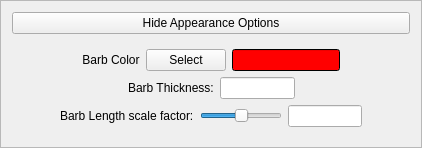
      <widget class="QFrame" name="bigFooFrame">
       <property name="sizePolicy">
        <sizepolicy hsizetype="Minimum" vsizetype="Preferred">
         <horstretch>0</horstretch>
         <verstretch>0</verstretch>
        </sizepolicy>
       </property>
       <property name="maximumSize">
        <size>
         <width>422</width>
         <height>16777215</height>
        </size>
       </property>
       <property name="whatsThis">
        <string>These options concern the appearance of barbs.</string>
       </property>
       <property name="frameShape">
        <enum>QFrame::StyledPanel</enum>
       </property>
       <property name="frameShadow">
        <enum>QFrame::Plain</enum>
       </property>
       <property name="lineWidth">
        <number>0</number>
       </property>
       <layout class="QHBoxLayout" name="horizontalLayout_13">
        <item>
         <layout class="QVBoxLayout" name="verticalLayout_3">
          <item>
           <widget class="QPushButton" name="showHideAppearanceButton">
            <property name="whatsThis">
             <string>Click to toggle the display of appearance options</string>
            </property>
            <property name="text">
             <string>Hide Appearance Options</string>
            </property>
           </widget>
          </item>
          <item>
           <widget class="QFrame" name="appearanceFrame">
            <property name="frameShape">
             <enum>QFrame::NoFrame</enum>
            </property>
            <property name="frameShadow">
             <enum>QFrame::Plain</enum>
            </property>
            <property name="lineWidth">
             <number>0</number>
            </property>
            <layout class="QHBoxLayout" name="horizontalLayout_12">
             <item>
              <layout class="QVBoxLayout" name="verticalLayout_2">
               <item>
                <layout class="QHBoxLayout" name="horizontalLayout_6">
                 <item>
                  <spacer name="horizontalSpacer_4">
                   <property name="orientation">
                    <enum>Qt::Horizontal</enum>
                   </property>
                   <property name="sizeHint" stdset="0">
                    <size>
                     <width>40</width>
                     <height>20</height>
                    </size>
                   </property>
                  </spacer>
                 </item>
                 <item>
                  <widget class="QLabel" name="label_3">
                   <property name="text">
                    <string>Barb Color</string>
                   </property>
                   <property name="alignment">
                    <set>Qt::AlignCenter</set>
                   </property>
                  </widget>
                 </item>
                 <item>
                  <widget class="QPushButton" name="colorSelectButton">
                   <property name="toolTip">
                    <string>Click button to select arrow color</string>
                   </property>
                   <property name="whatsThis">
                    <string>Click to select the barb color</string>
                   </property>
                   <property name="text">
                    <string>Select</string>
                   </property>
                  </widget>
                 </item>
                 <item>
                  <widget class="QLineEdit" name="colorBox">
                   <property name="palette">
                    <palette>
                     <active>
                      <colorrole role="WindowText">
                       <brush brushstyle="SolidPattern">
                        <color alpha="255">
                         <red>255</red>
                         <green>255</green>
                         <blue>255</blue>
                        </color>
                       </brush>
                      </colorrole>
                      <colorrole role="Button">
                       <brush brushstyle="SolidPattern">
                        <color alpha="255">
                         <red>0</red>
                         <green>0</green>
                         <blue>0</blue>
                        </color>
                       </brush>
                      </colorrole>
                      <colorrole role="Light">
                       <brush brushstyle="SolidPattern">
                        <color alpha="255">
                         <red>0</red>
                         <green>0</green>
                         <blue>0</blue>
                        </color>
                       </brush>
                      </colorrole>
                      <colorrole role="Midlight">
                       <brush brushstyle="SolidPattern">
                        <color alpha="255">
                         <red>0</red>
                         <green>0</green>
                         <blue>0</blue>
                        </color>
                       </brush>
                      </colorrole>
                      <colorrole role="Dark">
                       <brush brushstyle="SolidPattern">
                        <color alpha="255">
                         <red>0</red>
                         <green>0</green>
                         <blue>0</blue>
                        </color>
                       </brush>
                      </colorrole>
                      <colorrole role="Mid">
                       <brush brushstyle="SolidPattern">
                        <color alpha="255">
                         <red>0</red>
                         <green>0</green>
                         <blue>0</blue>
                        </color>
                       </brush>
                      </colorrole>
                      <colorrole role="Text">
                       <brush brushstyle="SolidPattern">
                        <color alpha="255">
                         <red>255</red>
                         <green>255</green>
                         <blue>255</blue>
                        </color>
                       </brush>
                      </colorrole>
                      <colorrole role="BrightText">
                       <brush brushstyle="SolidPattern">
                        <color alpha="255">
                         <red>255</red>
                         <green>255</green>
                         <blue>255</blue>
                        </color>
                       </brush>
                      </colorrole>
                      <colorrole role="ButtonText">
                       <brush brushstyle="SolidPattern">
                        <color alpha="255">
                         <red>255</red>
                         <green>255</green>
                         <blue>255</blue>
                        </color>
                       </brush>
                      </colorrole>
                      <colorrole role="Base">
                       <brush brushstyle="SolidPattern">
                        <color alpha="255">
                         <red>255</red>
                         <green>0</green>
                         <blue>0</blue>
                        </color>
                       </brush>
                      </colorrole>
                      <colorrole role="Window">
                       <brush brushstyle="SolidPattern">
                        <color alpha="255">
                         <red>0</red>
                         <green>0</green>
                         <blue>0</blue>
                        </color>
                       </brush>
                      </colorrole>
                      <colorrole role="Shadow">
                       <brush brushstyle="SolidPattern">
                        <color alpha="255">
                         <red>0</red>
                         <green>0</green>
                         <blue>0</blue>
                        </color>
                       </brush>
                      </colorrole>
                      <colorrole role="AlternateBase">
                       <brush brushstyle="SolidPattern">
                        <color alpha="255">
                         <red>0</red>
                         <green>0</green>
                         <blue>0</blue>
                        </color>
                       </brush>
                      </colorrole>
                      <colorrole role="ToolTipBase">
                       <brush brushstyle="SolidPattern">
                        <color alpha="255">
                         <red>255</red>
                         <green>255</green>
                         <blue>220</blue>
                        </color>
                       </brush>
                      </colorrole>
                      <colorrole role="ToolTipText">
                       <brush brushstyle="SolidPattern">
                        <color alpha="255">
                         <red>0</red>
                         <green>0</green>
                         <blue>0</blue>
                        </color>
                       </brush>
                      </colorrole>
                     </active>
                     <inactive>
                      <colorrole role="WindowText">
                       <brush brushstyle="SolidPattern">
                        <color alpha="255">
                         <red>255</red>
                         <green>255</green>
                         <blue>255</blue>
                        </color>
                       </brush>
                      </colorrole>
                      <colorrole role="Button">
                       <brush brushstyle="SolidPattern">
                        <color alpha="255">
                         <red>0</red>
                         <green>0</green>
                         <blue>0</blue>
                        </color>
                       </brush>
                      </colorrole>
                      <colorrole role="Light">
                       <brush brushstyle="SolidPattern">
                        <color alpha="255">
                         <red>0</red>
                         <green>0</green>
                         <blue>0</blue>
                        </color>
                       </brush>
                      </colorrole>
                      <colorrole role="Midlight">
                       <brush brushstyle="SolidPattern">
                        <color alpha="255">
                         <red>0</red>
                         <green>0</green>
                         <blue>0</blue>
                        </color>
                       </brush>
                      </colorrole>
                      <colorrole role="Dark">
                       <brush brushstyle="SolidPattern">
                        <color alpha="255">
                         <red>0</red>
                         <green>0</green>
                         <blue>0</blue>
                        </color>
                       </brush>
                      </colorrole>
                      <colorrole role="Mid">
                       <brush brushstyle="SolidPattern">
                        <color alpha="255">
                         <red>0</red>
                         <green>0</green>
                         <blue>0</blue>
                        </color>
                       </brush>
                      </colorrole>
                      <colorrole role="Text">
                       <brush brushstyle="SolidPattern">
                        <color alpha="255">
                         <red>255</red>
                         <green>255</green>
                         <blue>255</blue>
                        </color>
                       </brush>
                      </colorrole>
                      <colorrole role="BrightText">
                       <brush brushstyle="SolidPattern">
                        <color alpha="255">
                         <red>255</red>
                         <green>255</green>
                         <blue>255</blue>
                        </color>
                       </brush>
                      </colorrole>
                      <colorrole role="ButtonText">
                       <brush brushstyle="SolidPattern">
                        <color alpha="255">
                         <red>255</red>
                         <green>255</green>
                         <blue>255</blue>
                        </color>
                       </brush>
                      </colorrole>
                      <colorrole role="Base">
                       <brush brushstyle="SolidPattern">
                        <color alpha="255">
                         <red>255</red>
                         <green>0</green>
                         <blue>0</blue>
                        </color>
                       </brush>
                      </colorrole>
                      <colorrole role="Window">
                       <brush brushstyle="SolidPattern">
                        <color alpha="255">
                         <red>0</red>
                         <green>0</green>
                         <blue>0</blue>
                        </color>
                       </brush>
                      </colorrole>
                      <colorrole role="Shadow">
                       <brush brushstyle="SolidPattern">
                        <color alpha="255">
                         <red>0</red>
                         <green>0</green>
                         <blue>0</blue>
                        </color>
                       </brush>
                      </colorrole>
                      <colorrole role="AlternateBase">
                       <brush brushstyle="SolidPattern">
                        <color alpha="255">
                         <red>0</red>
                         <green>0</green>
                         <blue>0</blue>
                        </color>
                       </brush>
                      </colorrole>
                      <colorrole role="ToolTipBase">
                       <brush brushstyle="SolidPattern">
                        <color alpha="255">
                         <red>255</red>
                         <green>255</green>
                         <blue>220</blue>
                        </color>
                       </brush>
                      </colorrole>
                      <colorrole role="ToolTipText">
                       <brush brushstyle="SolidPattern">
                        <color alpha="255">
                         <red>0</red>
                         <green>0</green>
                         <blue>0</blue>
                        </color>
                       </brush>
                      </colorrole>
                     </inactive>
                     <disabled>
                      <colorrole role="WindowText">
                       <brush brushstyle="SolidPattern">
                        <color alpha="255">
                         <red>0</red>
                         <green>0</green>
                         <blue>0</blue>
                        </color>
                       </brush>
                      </colorrole>
                      <colorrole role="Button">
                       <brush brushstyle="SolidPattern">
                        <color alpha="255">
                         <red>0</red>
                         <green>0</green>
                         <blue>0</blue>
                        </color>
                       </brush>
                      </colorrole>
                      <colorrole role="Light">
                       <brush brushstyle="SolidPattern">
                        <color alpha="255">
                         <red>0</red>
                         <green>0</green>
                         <blue>0</blue>
                        </color>
                       </brush>
                      </colorrole>
                      <colorrole role="Midlight">
                       <brush brushstyle="SolidPattern">
                        <color alpha="255">
                         <red>0</red>
                         <green>0</green>
                         <blue>0</blue>
                        </color>
                       </brush>
                      </colorrole>
                      <colorrole role="Dark">
                       <brush brushstyle="SolidPattern">
                        <color alpha="255">
                         <red>0</red>
                         <green>0</green>
                         <blue>0</blue>
                        </color>
                       </brush>
                      </colorrole>
                      <colorrole role="Mid">
                       <brush brushstyle="SolidPattern">
                        <color alpha="255">
                         <red>0</red>
                         <green>0</green>
                         <blue>0</blue>
                        </color>
                       </brush>
                      </colorrole>
                      <colorrole role="Text">
                       <brush brushstyle="SolidPattern">
                        <color alpha="255">
                         <red>0</red>
                         <green>0</green>
                         <blue>0</blue>
                        </color>
                       </brush>
                      </colorrole>
                      <colorrole role="BrightText">
                       <brush brushstyle="SolidPattern">
                        <color alpha="255">
                         <red>255</red>
                         <green>255</green>
                         <blue>255</blue>
                        </color>
                       </brush>
                      </colorrole>
                      <colorrole role="ButtonText">
                       <brush brushstyle="SolidPattern">
                        <color alpha="255">
                         <red>0</red>
                         <green>0</green>
                         <blue>0</blue>
                        </color>
                       </brush>
                      </colorrole>
                      <colorrole role="Base">
                       <brush brushstyle="SolidPattern">
                        <color alpha="255">
                         <red>0</red>
                         <green>0</green>
                         <blue>0</blue>
                        </color>
                       </brush>
                      </colorrole>
                      <colorrole role="Window">
                       <brush brushstyle="SolidPattern">
                        <color alpha="255">
                         <red>0</red>
                         <green>0</green>
                         <blue>0</blue>
                        </color>
                       </brush>
                      </colorrole>
                      <colorrole role="Shadow">
                       <brush brushstyle="SolidPattern">
                        <color alpha="255">
                         <red>0</red>
                         <green>0</green>
                         <blue>0</blue>
                        </color>
                       </brush>
                      </colorrole>
                      <colorrole role="AlternateBase">
                       <brush brushstyle="SolidPattern">
                        <color alpha="255">
                         <red>0</red>
                         <green>0</green>
                         <blue>0</blue>
                        </color>
                       </brush>
                      </colorrole>
                      <colorrole role="ToolTipBase">
                       <brush brushstyle="SolidPattern">
                        <color alpha="255">
                         <red>255</red>
                         <green>255</green>
                         <blue>220</blue>
                        </color>
                       </brush>
                      </colorrole>
                      <colorrole role="ToolTipText">
                       <brush brushstyle="SolidPattern">
                        <color alpha="255">
                         <red>0</red>
                         <green>0</green>
                         <blue>0</blue>
                        </color>
                       </brush>
                      </colorrole>
                     </disabled>
                    </palette>
                   </property>
                   <property name="toolTip">
                    <string>Click button to select arrow color</string>
                   </property>
                   <property name="whatsThis">
                    <string>Display of current barb color</string>
                   </property>
                   <property name="text">
                    <string/>
                   </property>
                  </widget>
                 </item>
                 <item>
                  <spacer name="horizontalSpacer_5">
                   <property name="orientation">
                    <enum>Qt::Horizontal</enum>
                   </property>
                   <property name="sizeHint" stdset="0">
                    <size>
                     <width>40</width>
                     <height>20</height>
                    </size>
                   </property>
                  </spacer>
                 </item>
                </layout>
               </item>
               <item>
                <layout class="QHBoxLayout" name="horizontalLayout_7">
                 <item>
                  <spacer name="horizontalSpacer_6">
                   <property name="orientation">
                    <enum>Qt::Horizontal</enum>
                   </property>
                   <property name="sizeHint" stdset="0">
                    <size>
                     <width>40</width>
                     <height>20</height>
                    </size>
                   </property>
                  </spacer>
                 </item>
                 <item>
                  <widget class="QLabel" name="label_4">
                   <property name="text">
                    <string>Barb Thickness:</string>
                   </property>
                  </widget>
                 </item>
                 <item>
                  <widget class="QLineEdit" name="thicknessEdit">
                   <property name="minimumSize">
                    <size>
                     <width>60</width>
                     <height>0</height>
                    </size>
                   </property>
                   <property name="maximumSize">
                    <size>
                     <width>75</width>
                     <height>16777215</height>
                    </size>
                   </property>
                   <property name="toolTip">
                    <string>&lt;!DOCTYPE HTML PUBLIC &quot;-//W3C//DTD HTML 4.0//EN&quot; &quot;http://www.w3.org/TR/REC-html40/strict.dtd&quot;&gt;
&lt;html&gt;&lt;head&gt;&lt;meta name=&quot;qrichtext&quot; content=&quot;1&quot; /&gt;&lt;style type=&quot;text/css&quot;&gt;
p, li { white-space: pre-wrap; }
&lt;/style&gt;&lt;/head&gt;&lt;body style=&quot; font-family:'MS Shell Dlg 2'; font-size:8.25pt; font-weight:400; font-style:normal;&quot;&gt;
&lt;p style=&quot; margin-top:0px; margin-bottom:0px; margin-left:0px; margin-right:0px; -qt-block-indent:0; text-indent:0px;&quot;&gt;&lt;span style=&quot; font-size:8pt;&quot;&gt;Specify diameter of arrows in terms of horizontal grid size.&lt;/span&gt;&lt;/p&gt;&lt;/body&gt;&lt;/html&gt;</string>
                   </property>
                   <property name="whatsThis">
                    <string>The arrow diameter is this factor times the size of a voxel of the data at full resolution</string>
                   </property>
                  </widget>
                 </item>
                 <item>
                  <spacer name="horizontalSpacer_7">
                   <property name="orientation">
                    <enum>Qt::Horizontal</enum>
                   </property>
                   <property name="sizeHint" stdset="0">
                    <size>
                     <width>40</width>
                     <height>20</height>
                    </size>
                   </property>
                  </spacer>
                 </item>
                </layout>
               </item>
               <item>
                <layout class="QHBoxLayout" name="horizontalLayout_26">
                 <item>
                  <spacer name="horizontalSpacer_8">
                   <property name="orientation">
                    <enum>Qt::Horizontal</enum>
                   </property>
                   <property name="sizeHint" stdset="0">
                    <size>
                     <width>40</width>
                     <height>20</height>
                    </size>
                   </property>
                  </spacer>
                 </item>
                 <item>
                  <widget class="QLabel" name="label_5">
                   <property name="text">
                    <string>Barb Length scale factor:</string>
                   </property>
                  </widget>
                 </item>
                 <item>
                  <widget class="QSlider" name="barbLengthSlider">
                   <property name="minimum">
                    <number>-100</number>
                   </property>
                   <property name="maximum">
                    <number>100</number>
                   </property>
                   <property name="orientation">
                    <enum>Qt::Horizontal</enum>
                   </property>
                  </widget>
                 </item>
                 <item>
                  <widget class="QLineEdit" name="scaleEdit">
                   <property name="minimumSize">
                    <size>
                     <width>60</width>
                     <height>0</height>
                    </size>
                   </property>
                   <property name="maximumSize">
                    <size>
                     <width>75</width>
                     <height>16777215</height>
                    </size>
                   </property>
                   <property name="toolTip">
                    <string>&lt;!DOCTYPE HTML PUBLIC &quot;-//W3C//DTD HTML 4.0//EN&quot; &quot;http://www.w3.org/TR/REC-html40/strict.dtd&quot;&gt;
&lt;html&gt;&lt;head&gt;&lt;meta name=&quot;qrichtext&quot; content=&quot;1&quot; /&gt;&lt;style type=&quot;text/css&quot;&gt;
p, li { white-space: pre-wrap; }
&lt;/style&gt;&lt;/head&gt;&lt;body style=&quot; font-family:'MS Shell Dlg 2'; font-size:8.25pt; font-weight:400; font-style:normal;&quot;&gt;
&lt;p style=&quot; margin-top:0px; margin-bottom:0px; margin-left:0px; margin-right:0px; -qt-block-indent:0; text-indent:0px;&quot;&gt;&lt;span style=&quot; font-size:8pt;&quot;&gt;Specify vector scale factor.  The barb length is the field magnitude times this factor.&lt;/span&gt;&lt;/p&gt;&lt;/body&gt;&lt;/html&gt;</string>
                   </property>
                   <property name="whatsThis">
                    <string>&lt;!DOCTYPE HTML PUBLIC &quot;-//W3C//DTD HTML 4.0//EN&quot; &quot;http://www.w3.org/TR/REC-html40/strict.dtd&quot;&gt;
&lt;html&gt;&lt;head&gt;&lt;meta name=&quot;qrichtext&quot; content=&quot;1&quot; /&gt;&lt;style type=&quot;text/css&quot;&gt;
p, li { white-space: pre-wrap; }
&lt;/style&gt;&lt;/head&gt;&lt;body style=&quot; font-family:'MS Shell Dlg 2'; font-size:8.25pt; font-weight:400; font-style:normal;&quot;&gt;
&lt;p style=&quot; margin-top:0px; margin-bottom:0px; margin-left:0px; margin-right:0px; -qt-block-indent:0; text-indent:0px;&quot;&gt;&lt;span style=&quot; font-size:8pt;&quot;&gt;The length of a barb (in scene distance units) is determined by multiplying the field magnitude times this factor.  This factor is set by default so that the largest possible vector length will be about 0.1 times the horizontal extents of the data.&lt;/span&gt;&lt;/p&gt;&lt;/body&gt;&lt;/html&gt;</string>
                   </property>
                   <property name="alignment">
                    <set>Qt::AlignCenter</set>
                   </property>
                  </widget>
                 </item>
                 <item>
                  <spacer name="horizontalSpacer_9">
                   <property name="orientation">
                    <enum>Qt::Horizontal</enum>
                   </property>
                   <property name="sizeHint" stdset="0">
                    <size>
                     <width>40</width>
                     <height>20</height>
                    </size>
                   </property>
                  </spacer>
                 </item>
                </layout>
               </item>
              </layout>
             </item>
            </layout>
           </widget>
          </item>
         </layout>
        </item>
       </layout>
      </widget>
